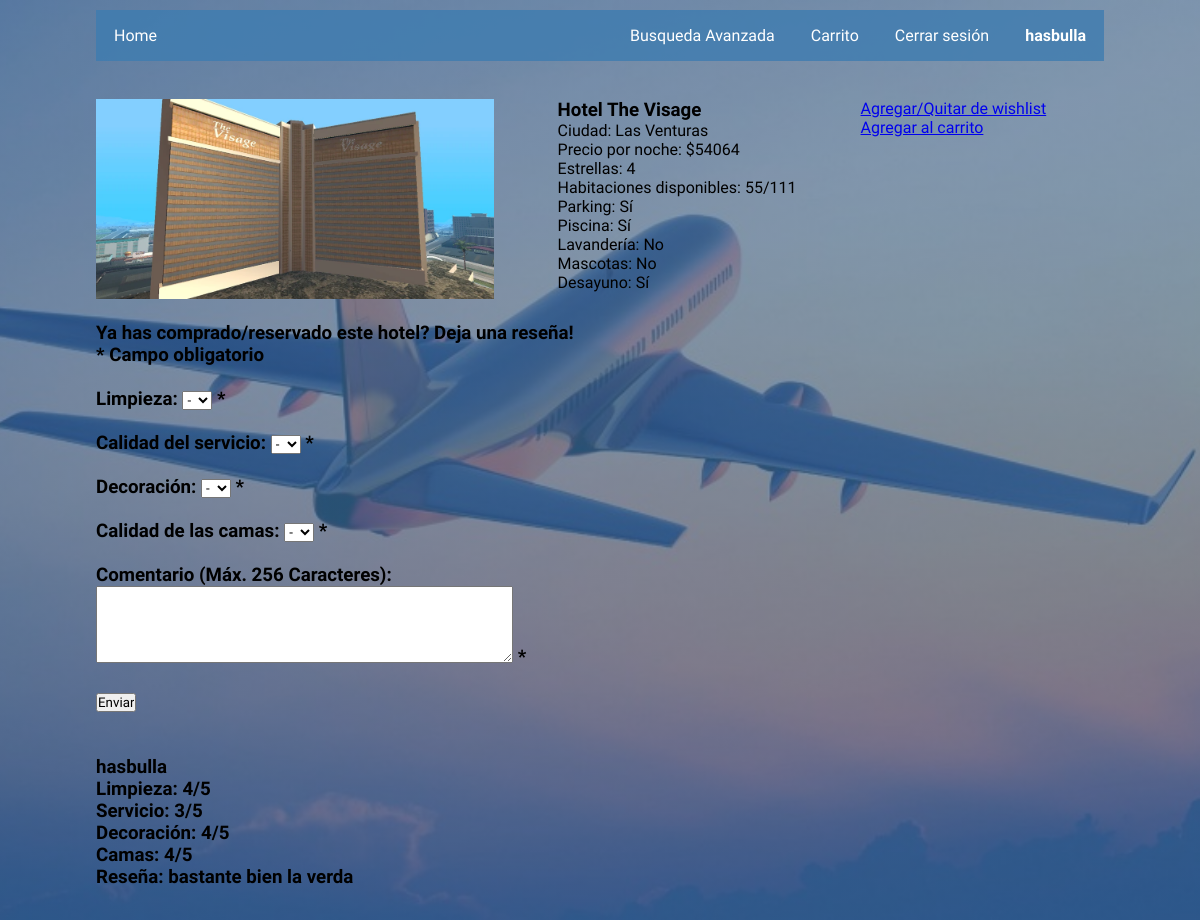
The page /PHP/info.php?source=hotel&id=10 (signed in) on the database as committed earlier.
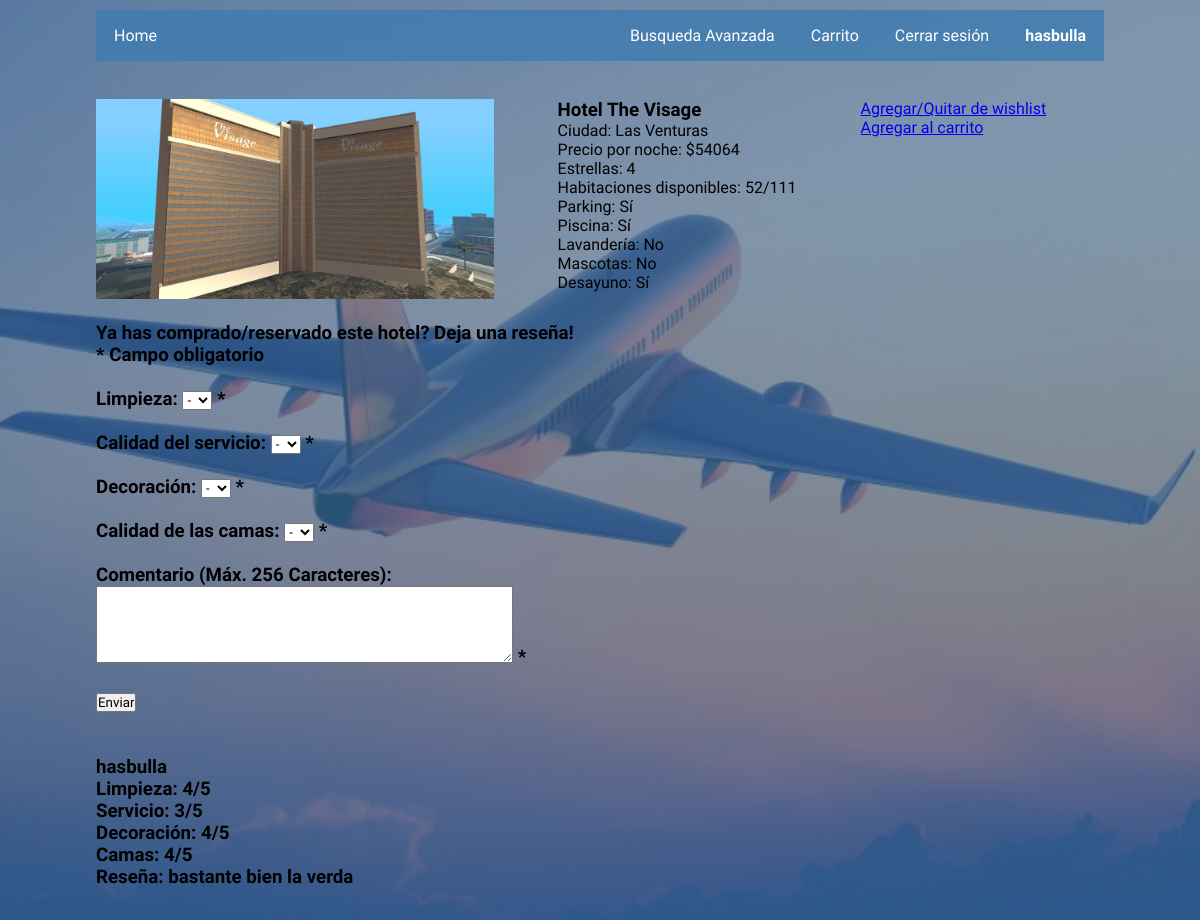
The same page on the database as committed later.
### tables this page shows
CREATE TABLE `hotel` (
  `id_hotel` int(11) NOT NULL,
  `nombre` varchar(150) NOT NULL,
  `ciudad` int(11) NOT NULL,
  `precionoche` int(11) NOT NULL,
  `img` varchar(360) DEFAULT NULL,
  `estrellas` int(11) NOT NULL,
  `hab_totales` int(11) NOT NULL,
  `hab_disp` int(11) NOT NULL,
  `parking` tinyint(1) NOT NULL,
  `piscina` tinyint(1) NOT NULL,
  `lavanderia` tinyint(1) NOT NULL,
  `mascotas` tinyint(1) NOT NULL,
  `desayuno` tinyint(1) NOT NULL,
  `calif_promedio` float NOT NULL
);

CREATE TABLE `ciudad` (
  `id` int(11) NOT NULL,
  `ciudad_nombre` varchar(50) DEFAULT NULL
);

### PHP/info.php (the view, shortened to what the changed rows need)
<?php include_once 'header_template.php';
?>
<br><br>
<div class="flex-container">
    <?php
    $source = $_GET['source'];
    $itemid = $_GET['id'];
    if ($source === 'hotel') {
        $query = "
    SELECT nombre, ciudad, img, precionoche, estrellas, hab_totales, hab_disp, parking, piscina, lavanderia, mascotas, desayuno FROM hotel WHERE id_hotel='$itemid'
    ";
        $result = mysqli_query($conn, $query);
        if ($result) {
            while ($row = mysqli_fetch_assoc($result)) {
                $idciudad = $row['ciudad'];
                $cityquery = "SELECT ciudad_nombre AS nombre FROM ciudad WHERE id=$idciudad";
                $cityresult = mysqli_query($conn, $cityquery);
                if ($cityresult){
                    $cityrow = mysqli_fetch_assoc($cityresult);
                }
                $nombre = $row['nombre'];
                $ciudad = $cityrow['nombre'];
                $imagen = $row['img'];
                $precionoche = $row['precionoche'];
                $estrellas = $row['estrellas'];
                $hab_totales = $row['hab_totales'];
                $hab_disp = $row['hab_disp'];
                $parking = $row['parking'];
                $piscina = $row['piscina'];
                $lavanderia = $row['lavanderia'];
                $mascotas = $row['mascotas'];
                $desayuno = $row['desayuno'];
                echo "<div class='image'>
                    <img src='$imagen' alt='$nombre'>
                  </div>";
                echo "<div class='info'>";
                echo "<h3>$nombre</h3>";
                echo "<p>Ciudad: $ciudad</p>";
                echo "<p>Precio por noche: $$precionoche</p>";
                echo "<p>Estrellas: $estrellas</p>";
                echo "<p>Habitaciones disponibles: $hab_disp/$hab_totales</p>";
                echo "<p>Parking: " . ($parking ? 'Sí' : 'No') . "</p>";
                echo "<p>Piscina: " . ($piscina ? 'Sí' : 'No') . "</p>";
                echo "<p>Lavandería: " . ($lavanderia ? 'Sí' : 'No') . "</p>";
                echo "<p>Mascotas: " . ($mascotas ? 'Sí' : 'No') . "</p>";
                echo "<p>Desayuno: " . ($desayuno ? 'Sí' : 'No') . "</p>";
                echo "</div>";
            }
        } else {
            echo "Error executing the query: " . mysqli_error($conn);
        }
    }
    ?>
</div>
<br>
</div>
<?php include 'footer_template.php';

Rows that differ between the two databases and show on the page:
changed hotel "Hotel The Visage": hab_disp "55" → "52"
